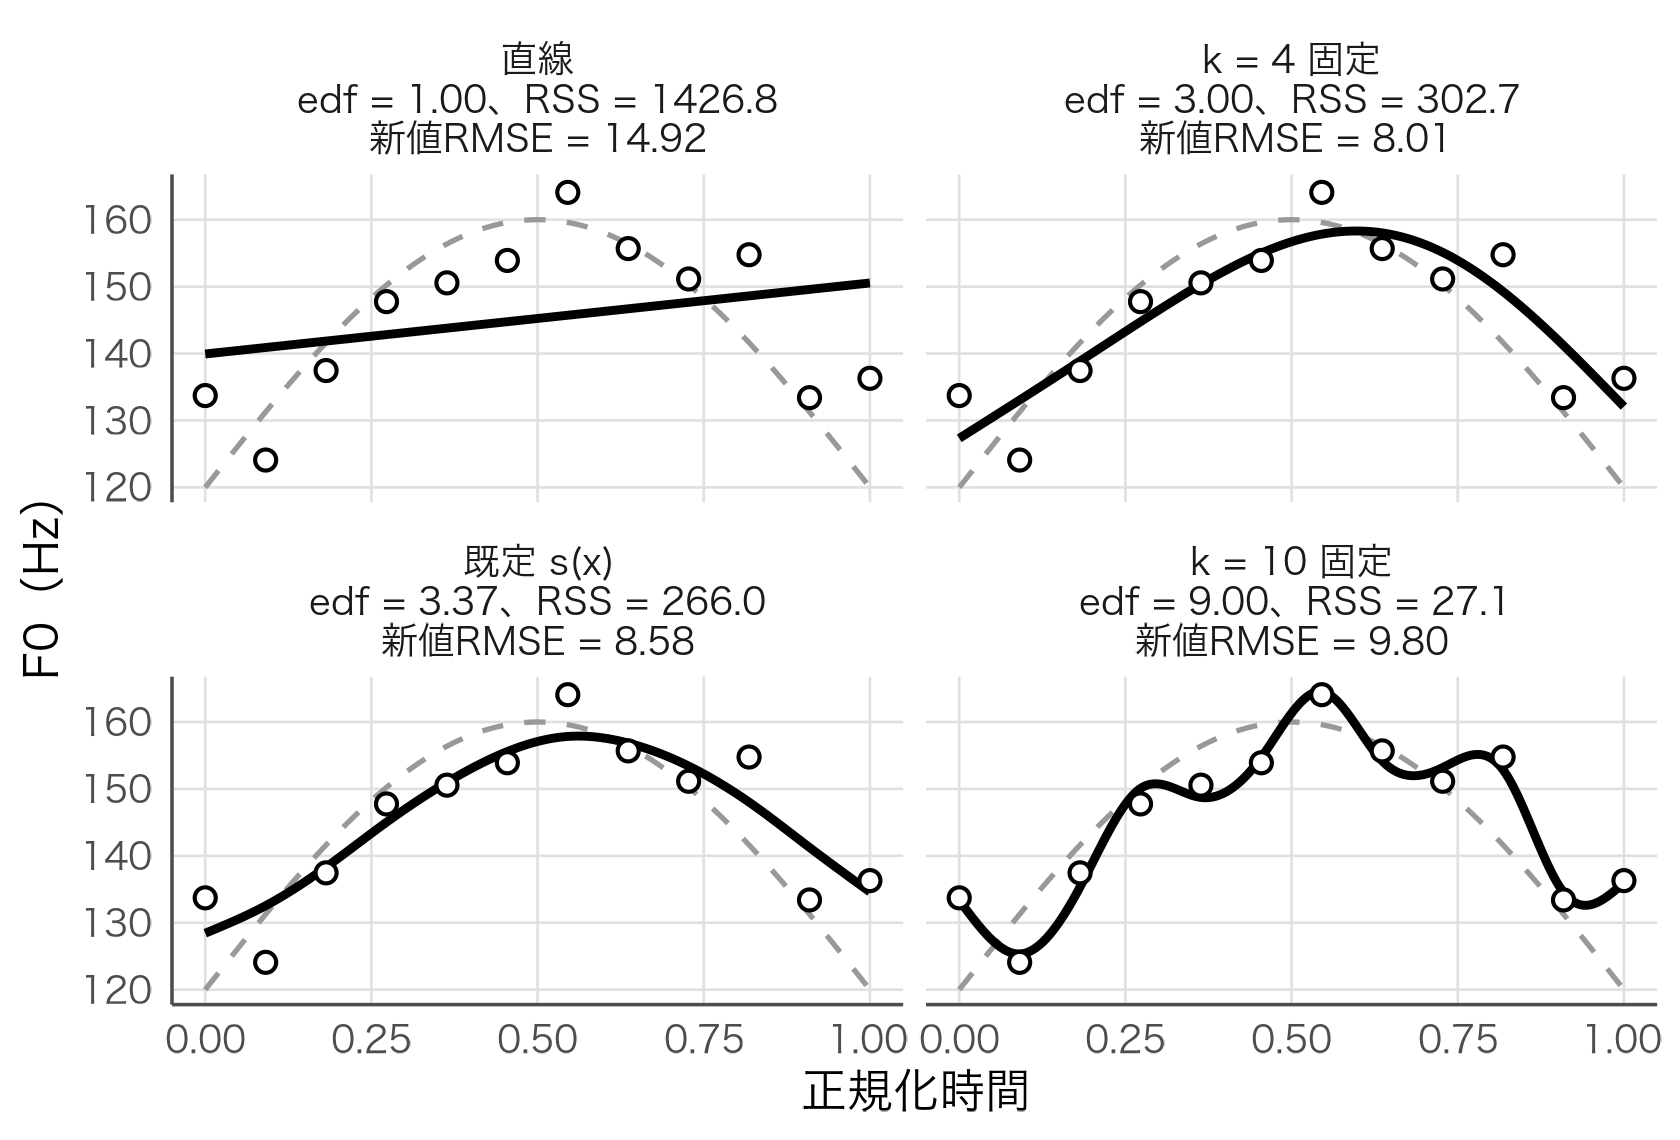

Write R code to recreate this figure.
# 図：edfの異なる平滑曲線を同じ12点に当てはめる（本文7.2「概念をつかむ：edfは曲線の複雑さ」(A)と同一コード・seed）
source("figures/style.R")
suppressPackageStartupMessages({library(tidyverse); library(mgcv)})
f_true <- function(x) 120 + 40 * sin(pi * x)
x <- seq(0, 1, length.out = 12); grid <- data.frame(x = seq(0, 1, length.out = 200))
set.seed(7)
d <- data.frame(x = x, y = f_true(x) + rnorm(12, sd = 6))
y_new <- f_true(x) + rnorm(12, sd = 6)
ms <- list("直線" = gam(y ~ x, data = d),
           "k = 4 固定" = gam(y ~ s(x, k = 4, fx = TRUE), data = d),
           "既定 s(x)" = gam(y ~ s(x), data = d, method = "REML"),
           "k = 10 固定" = gam(y ~ s(x, k = 10, fx = TRUE), data = d))
rows <- imap_dfr(ms, function(m, nm) {
  edf <- sum(m$edf) - 1; rss <- sum(resid(m)^2); rn <- sqrt(mean((y_new - fitted(m))^2))
  cat(nm, round(edf, 2), round(rss, 2), round(rn, 2), "\n")
  lab <- sprintf("%s\nedf = %.2f、RSS = %.1f\n新値RMSE = %.2f", nm, edf, rss, rn)
  data.frame(x = grid$x, fit = as.numeric(predict(m, grid)), panel = lab)
})
rows$panel <- factor(rows$panel, levels = unique(rows$panel))
tr <- data.frame(x = grid$x, y = f_true(grid$x))
p <- ggplot(rows) +
  geom_line(data = tr, aes(x, y), colour = "grey60", linewidth = 0.6, linetype = "dashed") +
  geom_line(aes(x, fit), linewidth = 1.0, colour = "black") +
  geom_point(data = d, aes(x, y), shape = 21, size = 1.9, fill = "white", stroke = 0.7) +
  facet_wrap(~panel, ncol = 2) +
  labs(x = "正規化時間", y = "F0（Hz）")
save_fig(p, "ch07_edf_panels", w = 5.6, h = 3.8)
